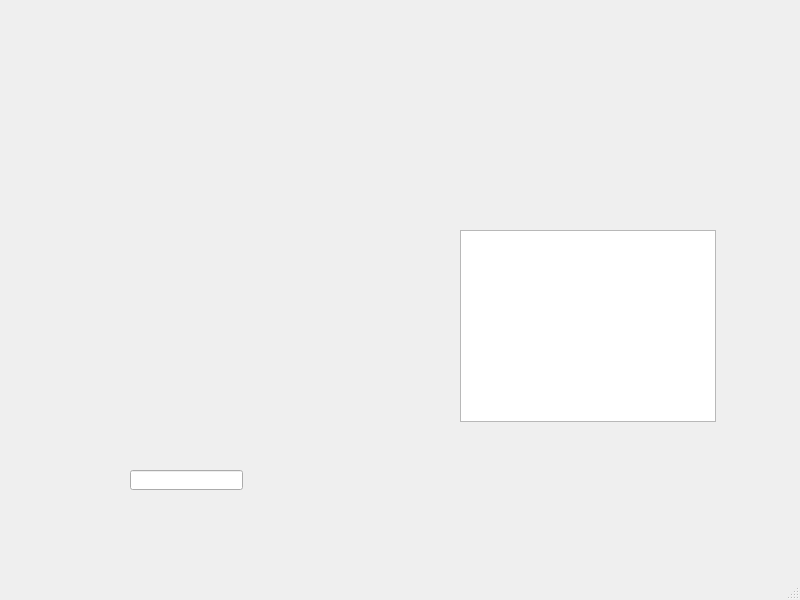
<?xml version="1.0" encoding="UTF-8"?>
<ui version="4.0">
 <class>MainWindow</class>
 <widget class="QMainWindow" name="MainWindow">
  <property name="geometry">
   <rect>
    <x>0</x>
    <y>0</y>
    <width>800</width>
    <height>600</height>
   </rect>
  </property>
  <property name="windowTitle">
   <string>MainWindow</string>
  </property>
  <widget class="QWidget" name="centralwidget">
   <widget class="QLineEdit" name="lineEdit">
    <property name="geometry">
     <rect>
      <x>130</x>
      <y>470</y>
      <width>113</width>
      <height>20</height>
     </rect>
    </property>
   </widget>
   <widget class="QListView" name="listView">
    <property name="geometry">
     <rect>
      <x>460</x>
      <y>230</y>
      <width>256</width>
      <height>192</height>
     </rect>
    </property>
   </widget>
  </widget>
  <widget class="QMenuBar" name="menubar">
   <property name="geometry">
    <rect>
     <x>0</x>
     <y>0</y>
     <width>800</width>
     <height>23</height>
    </rect>
   </property>
  </widget>
  <widget class="QStatusBar" name="statusbar"/>
 </widget>
 <resources/>
 <connections/>
</ui>
